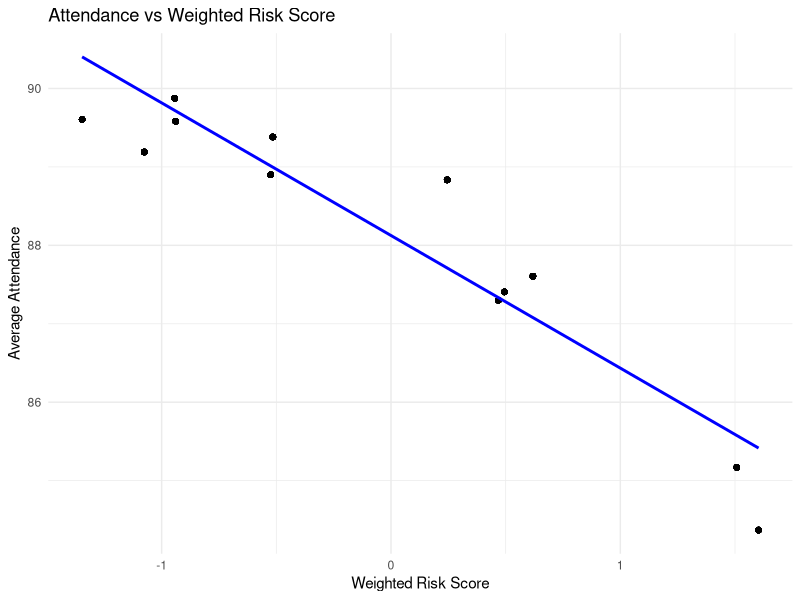
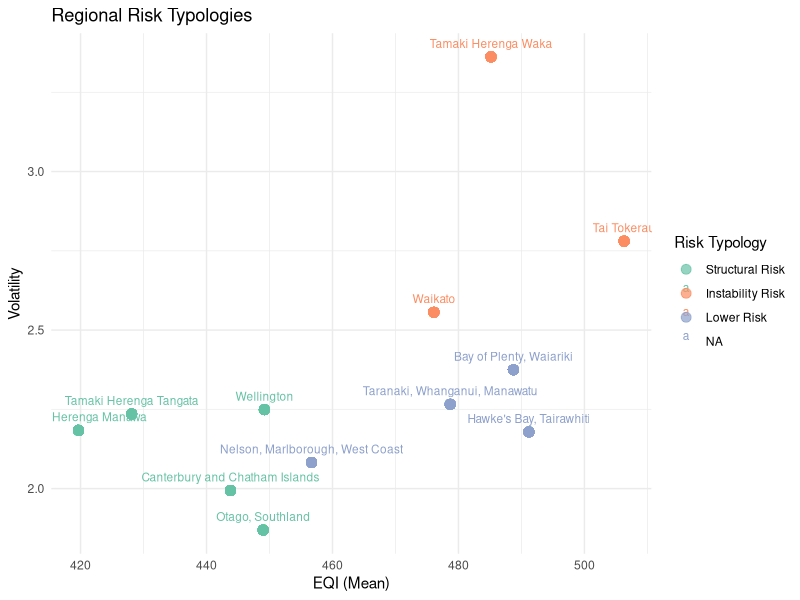

Here is the R script that generated these plots, in order:
## ---- chunk 1
library(tidyverse)
library(readxl)
library(here)
knitr::opts_chunk$set(echo = FALSE)
## ---- chunk 2

df_clean <- read_excel(here("data_clean", "merged_attendance_eqi.xlsx"))

glimpse(df_clean)
## ---- chunk 3
df_clean <- df_clean %>%
  mutate(
    eqi_std = as.numeric(scale(eqi_mean)),
    vol_std = as.numeric(scale(volatility_present))
  )
## ---- chunk 4
df_clean <- df_clean %>%
  mutate(
    risk_score = (0.63 * eqi_std) + (0.37 * vol_std)
  )
## ---- chunk 5
summary(df_clean$risk_score)
## ---- chunk 6
model_lin <- lm(avg_present ~ risk_score, data = df_clean)
summary(model_lin)
## ---- chunk 7
ggplot(df_clean, aes(x = risk_score, y = avg_present)) +
  geom_point(alpha = 0.6) +
  geom_smooth(method = "lm", se = FALSE, color = "blue") +
  labs(title = "Attendance vs Weighted Risk Score",
       x = "Weighted Risk Score",
       y = "Average Attendance") +
  theme_minimal()
## ---- chunk 8
df_clean <- df_clean %>%
  mutate(
    risk_typology = case_when(
      eqi_std <= -0.5 & vol_std >= 0.5  ~ "High Risk (Structural + Instability)",
      eqi_std <= -0.5 & vol_std < 0.5   ~ "Structural Risk",
      eqi_std > -0.5 & vol_std >= 0.5   ~ "Instability Risk",
      eqi_std > -0.5 & vol_std < 0.5    ~ "Lower Risk"
    ),
    risk_typology = factor(risk_typology, levels = c("High Risk (Structural + Instability)", "Structural Risk", "Instability Risk", "Lower Risk"))
  )
## ---- chunk 9
typology_summary <- df_clean %>%
  group_by(risk_typology) %>%
  summarise(
    mean_attendance = round(mean(avg_present), 1),
    count = n()
  )
typology_summary
## ---- chunk 10
ggplot(df_clean, aes(x = eqi_mean, y = volatility_present, color = risk_typology, label = education_region)) +
  geom_point(size = 3, alpha = 0.7) +
  geom_text(size = 3, vjust = -1, check_overlap = TRUE) +
  labs(
    title = "Regional Risk Typologies",
    x = "EQI (Mean)",
    y = "Volatility",
    color = "Risk Typology"
  ) +
  theme_minimal() +
  scale_color_brewer(palette = "Set2")
